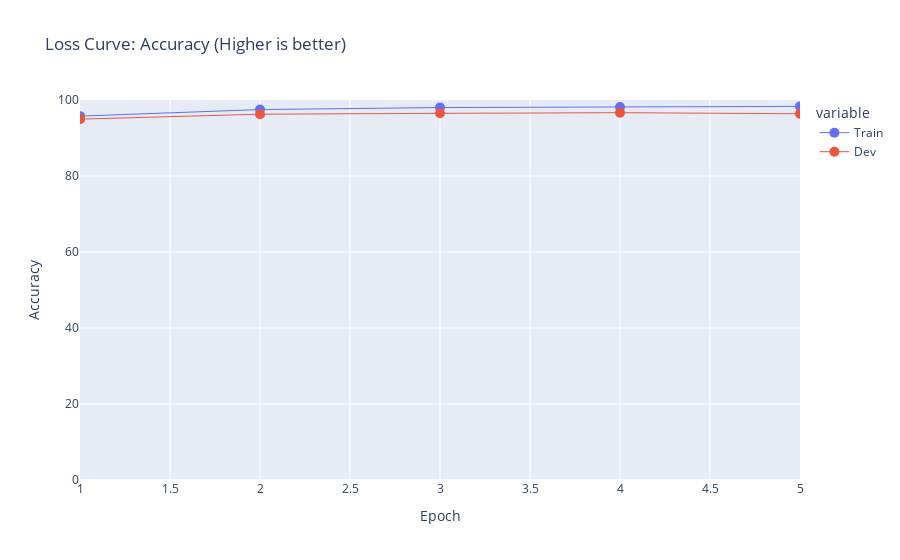

This figure's notebook cell:
### Code cell
fig = px.line(
    x = epochs,
    y = [train_losses, dev_losses],
    title = "Loss Curve: Accuracy (Higher is better)",
    range_x = [epochs.min(), epochs.max()],
    range_y = [0, 100], # max(train_losses.max()*1.1, dev_losses.max()*1.1)
    markers=True
)
fig.update_layout(
    xaxis_title="Epoch", yaxis_title="Accuracy"
)
fig.update_traces(patch={
    "marker": {
        "size": 10
    },
    "line": {
        "width": 1,
        # "dash": "dot"
    }
})
series_names = ["Train", "Dev"]
for idx, name in enumerate(series_names):
    fig.data[idx].name = name
    #fig.data[idx].hovertemplate = name

fig.show()

### Figure 1 — Plotly figure (JSON) as saved in the notebook; plotly's stock layout.template omitted (floating-point values rounded to 4 significant figures)
{"data": [{"hovertemplate": "variable=wide_variable_0<br>x=%{x}<br>value=%{y}<extra></extra>", "legendgroup": "wide_variable_0", "line": {"color": "#636efa", "dash": "solid", "width": 1}, "marker": {"size": 10, "symbol": "circle"}, "mode": "markers+lines", "name": "Train", "orientation": "v", "showlegend": true, "type": "scatter", "x": [1, 2, 3, 4, 5], "xaxis": "x", "y": [95.76, 97.48, 98.01, 98.14, 98.32], "yaxis": "y"}, {"hovertemplate": "variable=wide_variable_1<br>x=%{x}<br>value=%{y}<extra></extra>", "legendgroup": "wide_variable_1", "line": {"color": "#EF553B", "dash": "solid", "width": 1}, "marker": {"size": 10, "symbol": "circle"}, "mode": "markers+lines", "name": "Dev", "orientation": "v", "showlegend": true, "type": "scatter", "x": [1, 2, 3, 4, 5], "xaxis": "x", "y": [94.97, 96.27, 96.49, 96.66, 96.38], "yaxis": "y"}], "layout": {"legend": {"title": {"text": "variable"}, "tracegroupgap": 0}, "title": {"text": "Loss Curve: Accuracy (Higher is better)"}, "xaxis": {"anchor": "y", "domain": [0, 1], "range": [1, 5], "title": {"text": "Epoch"}}, "yaxis": {"anchor": "x", "domain": [0, 1], "range": [0, 100], "title": {"text": "Accuracy"}}}}
